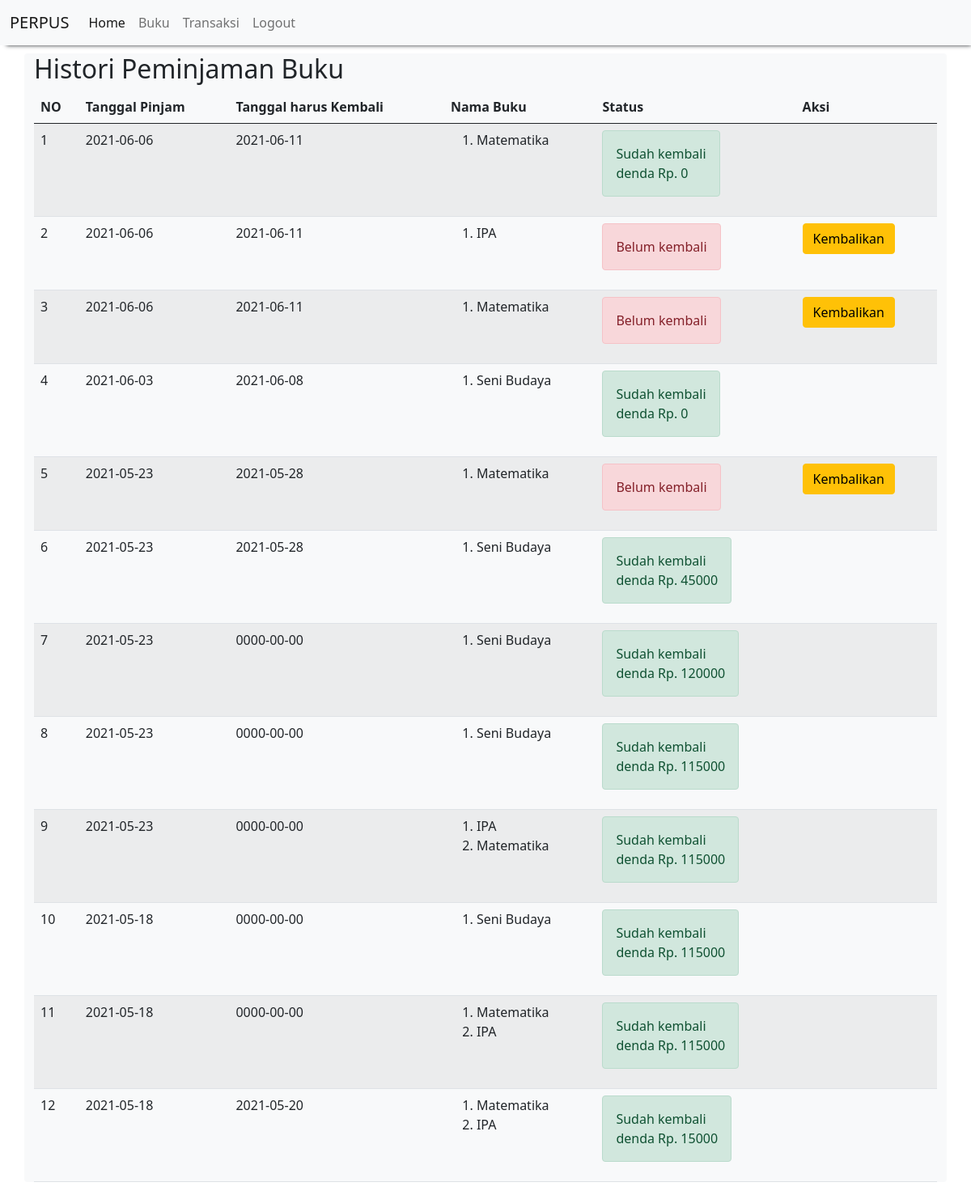
The page /histori_peminjaman.php (signed in) on the database its author committed.
### tables this page shows
CREATE TABLE `peminjaman_buku` (
  `id_peminjaman_buku` int(11) NOT NULL,
  `id_siswa` int(11) NOT NULL,
  `tanggal_pinjam` date NOT NULL,
  `tanggal_kembali` date NOT NULL
);

CREATE TABLE `detail_peminjaman_buku` (
  `id_detail_peminjaman_buku` int(11) NOT NULL,
  `id_peminjaman_buku` int(11) NOT NULL,
  `id_buku` int(11) NOT NULL,
  `qty` int(11) NOT NULL
);

CREATE TABLE `buku` (
  `id_buku` int(11) NOT NULL,
  `nama_buku` varchar(100) NOT NULL,
  `pengarang` varchar(100) NOT NULL,
  `deskripsi` text NOT NULL,
  `foto` varchar(255) NOT NULL
);

CREATE TABLE `pengembalian_buku` (
  `id_pengembalian_buku` int(11) NOT NULL,
  `id_peminjaman_buku` int(11) NOT NULL,
  `tanggal_pengembalian` date NOT NULL,
  `denda` int(11) NOT NULL
);

### histori_peminjaman.php (the view)
<?php
    include "header.php";
?>
<h2>Histori Peminjaman Buku</h2>
<table class="table table-hover table-striped">
    <thead>
        <th>NO</th><th>Tanggal Pinjam</th><th>Tanggal harus Kembali</th><th>Nama Buku</th><th>Status</th><th>Aksi</th>
    </thead>
    <tbody>
        <?php
        include "Koneksi.php";
        $qry_histori=mysqli_query($conn,"select * from peminjaman_buku order by id_peminjaman_buku desc");
        $no=0;
        while($dt_histori=mysqli_fetch_array($qry_histori)){
            $no++;
            $buku_dipinjam="<ol>";
            $qry_buku=mysqli_query($conn,"select * from  detail_peminjaman_buku join buku on buku.id_buku=detail_peminjaman_buku.id_buku where id_peminjaman_buku = '".$dt_histori['id_peminjaman_buku']."'");
            while($dt_buku=mysqli_fetch_array($qry_buku)){
                $buku_dipinjam.="<li>".$dt_buku['nama_buku']."</li>";
            }
            $buku_dipinjam.="</ol>";
            $qry_cek_kembali=mysqli_query($conn,"select * from pengembalian_buku where id_peminjaman_buku = '".$dt_histori['id_peminjaman_buku']."'");
            if(mysqli_num_rows($qry_cek_kembali)>0){
                $dt_kembali=mysqli_fetch_array($qry_cek_kembali);
                $denda="denda Rp. ".$dt_kembali['denda'];
                $status_kembali="<label class='alert alert-success'>Sudah kembali <br>".$denda."</label>";
                $button_kembali="";
            } else {
                $status_kembali="<label class='alert alert-danger'>Belum kembali</label>";
                $button_kembali="<a href='kembali.php?id=".$dt_histori['id_peminjaman_buku']."' class='btn btn-warning' onclick='return confirm(\"hello\")'>Kembalikan</a>";
            }
        ?>
            <tr>
                <td><?=$no?></td><td><?=$dt_histori['tanggal_pinjam']?></td><td><?=$dt_histori['tanggal_kembali']?></td><td><?=$buku_dipinjam?></td><td><?=$status_kembali?></td><td><?=$button_kembali?></td>
            </tr>
        <?php
        }
        ?>
    </tbody>
</table>
<?php
    include "footer.php";
?>

### rows shown on the page
peminjaman_buku: tanggal_pinjam "2021-06-06", tanggal_kembali "2021-06-11", pengembalian_buku.denda "denda Rp. 0"
detail_peminjaman_buku: id_buku.nama_buku "Matematika"
peminjaman_buku: tanggal_pinjam "2021-06-06", tanggal_kembali "2021-06-11", shows "Belum kembali"
detail_peminjaman_buku: id_buku.nama_buku "IPA"
peminjaman_buku: tanggal_pinjam "2021-06-06", tanggal_kembali "2021-06-11", shows "Belum kembali"
detail_peminjaman_buku: id_buku.nama_buku "Matematika"
peminjaman_buku: tanggal_pinjam "2021-06-03", tanggal_kembali "2021-06-08", pengembalian_buku.denda "denda Rp. 0"
detail_peminjaman_buku: id_buku.nama_buku "Seni Budaya"
peminjaman_buku: tanggal_pinjam "2021-05-23", tanggal_kembali "2021-05-28", shows "Belum kembali"
detail_peminjaman_buku: id_buku.nama_buku "Matematika"
peminjaman_buku: tanggal_pinjam "2021-05-23", tanggal_kembali "2021-05-28", pengembalian_buku.denda "denda Rp. 45000"
detail_peminjaman_buku: id_buku.nama_buku "Seni Budaya"
peminjaman_buku: tanggal_pinjam "2021-05-23", tanggal_kembali "0000-00-00", pengembalian_buku.denda "denda Rp. 120000"
detail_peminjaman_buku: id_buku.nama_buku "Seni Budaya"
peminjaman_buku: tanggal_pinjam "2021-05-23", tanggal_kembali "0000-00-00", pengembalian_buku.denda "denda Rp. 115000"
detail_peminjaman_buku: id_buku.nama_buku "Seni Budaya"
peminjaman_buku: tanggal_pinjam "2021-05-23", tanggal_kembali "0000-00-00", pengembalian_buku.denda "denda Rp. 115000"
detail_peminjaman_buku: id_buku.nama_buku "IPA"
detail_peminjaman_buku: id_buku.nama_buku "Matematika"
peminjaman_buku: tanggal_pinjam "2021-05-18", tanggal_kembali "0000-00-00", pengembalian_buku.denda "denda Rp. 115000"
detail_peminjaman_buku: id_buku.nama_buku "Seni Budaya"
peminjaman_buku: tanggal_pinjam "2021-05-18", tanggal_kembali "0000-00-00", pengembalian_buku.denda "denda Rp. 115000"
detail_peminjaman_buku: id_buku.nama_buku "Matematika"
detail_peminjaman_buku: id_buku.nama_buku "IPA"
peminjaman_buku: tanggal_pinjam "2021-05-18", tanggal_kembali "2021-05-20", pengembalian_buku.denda "denda Rp. 15000"
detail_peminjaman_buku: id_buku.nama_buku "Matematika"
detail_peminjaman_buku: id_buku.nama_buku "IPA"
